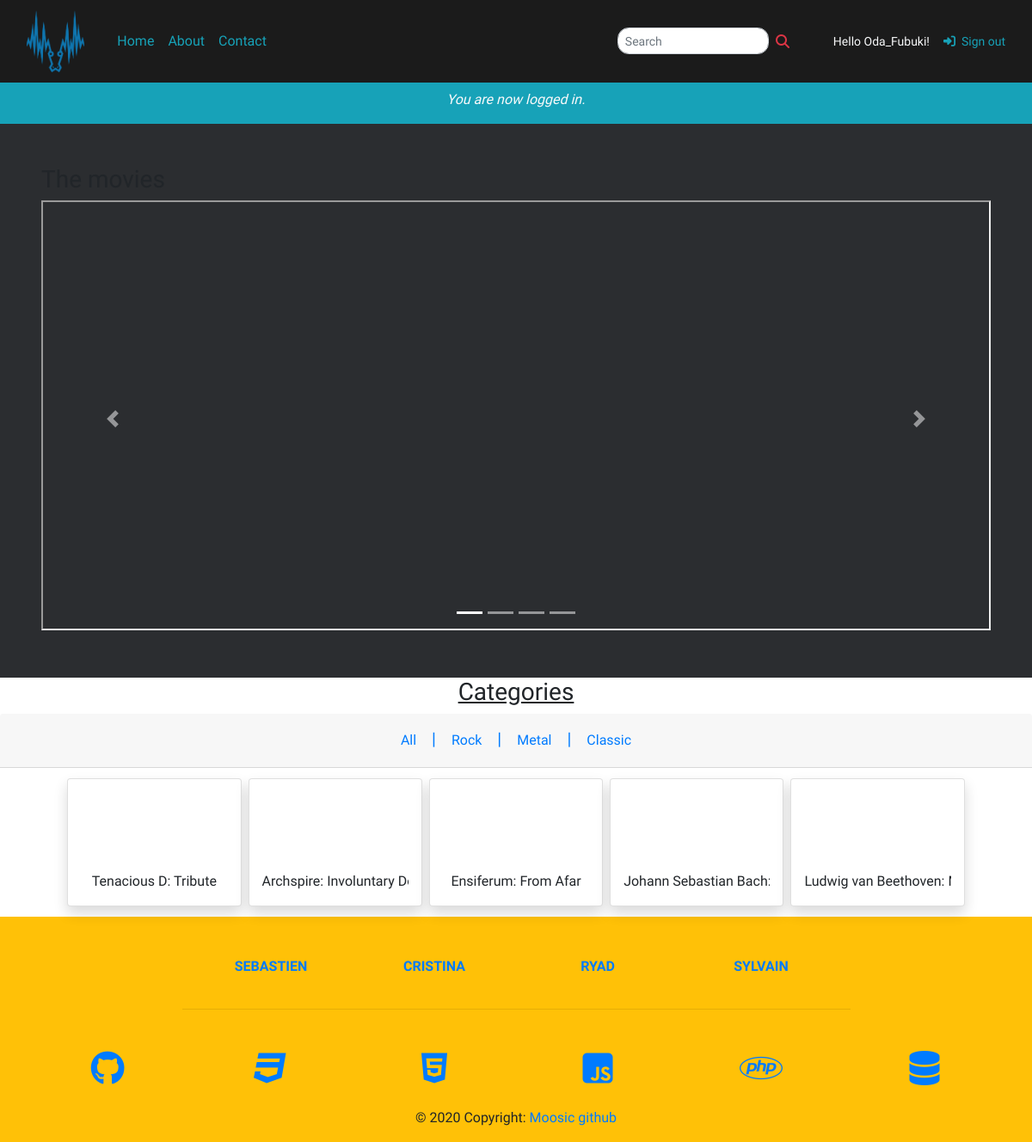
/index.php (signed in), run on the app's committed database.
### tables this page shows
CREATE TABLE IF NOT EXISTS `songs` (
  `id` int(11) UNSIGNED NOT NULL AUTO_INCREMENT,
  `title` varchar(100) NOT NULL,
  `description` text,
  `source` varchar(255) NOT NULL,
  `artist_name` varchar(100) DEFAULT NULL,
  `album_name` varchar(100) DEFAULT NULL,
  `album_image` varchar(255) DEFAULT NULL,
  `released_date` date DEFAULT NULL,
  `user_id` int(11) UNSIGNED NOT NULL,
  `category_id` int(11) UNSIGNED NOT NULL,
  `created_at` timestamp NOT NULL DEFAULT CURRENT_TIMESTAMP,
  `updated_at` timestamp NOT NULL DEFAULT CURRENT_TIMESTAMP,
  PRIMARY KEY (`id`),
  KEY `song_user_id_foreign` (`user_id`)
);

CREATE TABLE IF NOT EXISTS `categories` (
  `id` int(11) NOT NULL AUTO_INCREMENT,
  `name` varchar(60) NOT NULL,
  `created_at` timestamp NOT NULL DEFAULT CURRENT_TIMESTAMP,
  `updated_at` timestamp NOT NULL DEFAULT CURRENT_TIMESTAMP,
  PRIMARY KEY (`id`)
);

### database/functions.php (called while the page is built, shortened)
<?php
function fetchAllSongs($conn) {
	$request = "SELECT * FROM songs
				-- LEFT JOIN users
				-- ON users.id = songs.user_id
				-- LEFT JOIN categories
				-- ON categories.id = songs.category_id";
	$stmt = $conn->prepare($request);
	$stmt->execute();
	$result = $stmt->setFetchMode(PDO::FETCH_ASSOC);
	$rows = $result ? $stmt->fetchAll() : null;
	return $rows;
}
function fetchAllCategory($conn) {
	$request = "SELECT * FROM categories";
	$stmt = $conn->prepare($request);
	$stmt->execute();
	$result = $stmt->setFetchMode(PDO::FETCH_ASSOC);
	$rows = $result ? $stmt->fetchAll() : null;
	return $rows;
}
function fetchLast4Songs($conn){
	$request = "SELECT * FROM songs LIMIT 4";
	$stmt = $conn->prepare($request);
	$stmt->execute();
	$result = $stmt->setFetchMode(PDO::FETCH_ASSOC);
	$songs = $result ? $stmt->fetchAll() : null;
	return $songs;
}
?>

### index.php (the view, shortened to what this page needs)
<?php
include('./database/functions.php');
$categories = fetchAllCategory($conn);
$songs = fetchAllSongs($conn);
$musicCarousel = fetchLast4Songs($conn);
?>
<?php include('./layouts/master.php'); ?>
<?php include('./layouts/header.php'); ?>
<?php include('./layouts/notifications.php'); ?>
<section id="content" class="bg-dark p-5">
    <h3>The movies</h3>
    <div id="carouselExampleIndicators" class="carousel slide" data-ride="carousel">
        <ol class="carousel-indicators">
            <li data-target="#carouselExampleIndicators" data-slide-to="0" class="active"></li>
            <li data-target="#carouselExampleIndicators" data-slide-to="1"></li>
            <li data-target="#carouselExampleIndicators" data-slide-to="2"></li>
            <li data-target="#carouselExampleIndicators" data-slide-to="3"></li>
        </ol>
        <div class="carousel-inner">
            <?php foreach($musicCarousel as $key => $song){ ?>
                <div class="carousel-item <?php echo $key == 0 ? 'active' : ''; ?>">
                    <iframe class="embed-responsive-item w-100 " style="height:500px"
                        src= "<?php echo $song['source'] ?>" ></iframe>
                </div>
            <?php  } ?>
        </div>
        <a class="carousel-control-prev" href="#carouselExampleIndicators" role="button" data-slide="prev">
            <span class="carousel-control-prev-icon" aria-hidden="true"></span>
        </a>
        <a class="carousel-control-next" href="#carouselExampleIndicators" role="button" data-slide="next">
            <span class="carousel-control-next-icon" aria-hidden="true"></span>
        </a>
    </div>
</section>
<section id="categories">
    <div class="text-center">
        <h3><u>Categories</u></h3>
        <div id="accordion">
            <div class="card-header">
                <h5 class="mb-0">
                        <a class="btn btn-link" data-toggle="collapse" data-target="#navAll" aria-expanded="true" aria-controls="navAll">All</a>
                        <a class="disabled">|</a>
                    <?php foreach ($categories as $key => $category) { ?>
                        <a class="btn btn-link" data-toggle="collapse" data-target="#nav<?php echo $category["name"]?>" aria-expanded="true" aria-controls="nav<?php echo $category["name"]?>"><?php echo $category["name"]?></a>
                        <?php if ($key != count($categories)-1){ ?>
                        <a class="disabled">|</a>
                    <?php }} ?>
                </h5>
            </div>
            <div id="navAll" class="collapse show" aria-labelledby="headingOne" data-parent="#accordion">
                <div class="row p-2 justify-content-center">
                    <?php foreach ($songs as $song) { ?>
                        <div class="card col-12 col-sm-4 col-lg-2 m-1 shadow">
                            <div class="text-truncate">
                                <iframe width="100%" height="100" src="<?php echo $song['source']?>" frameborder="0" allow="accelerometer; autoplay; clipboard-write; encrypted-media; gyroscope; picture-in-picture" allowfullscreen></iframe>
                                <p><?php echo $song['artist_name'].": ". $song['title']?></p>
                            </div>
                            <div class="card-img-overlay myLink" onclick="move(<?php echo $song['id']?>,true)"></div>
                        </div>
                    <?php } ?>
                </div>
            </div>
        </div>
    </div>
</section>
<?php include('./layouts/footer.php'); ?>

### css/style.css (style rules this page uses)
body { font-family: 'Montserrat Alternates', sans-serif; font-weight: 400; font-size: 16px; }
.btn, .btn-lg, .btn-sm { border-radius: 2.3rem !important; }
.bg-dark { background-color: #2b2d30!important; }
::placeholder { color: red; opacity: 1; }

### data on the page
songs: artist_name "Tenacious D", title "Tribute"
categories: name "Rock"
categories: name "Metal"
categories: name "Classic"
songs: artist_name "Archspire", title "Involuntary…"
songs: artist_name "Ensiferum", title "From Afar"
songs: artist_name "Johann Sebastian Bac…"
songs: artist_name "Ludwig van Beethoven"

### other printed values
$user['pseudo'] "Oda_Fubuki"
$_SESSION['success'] "You are now logged in."
